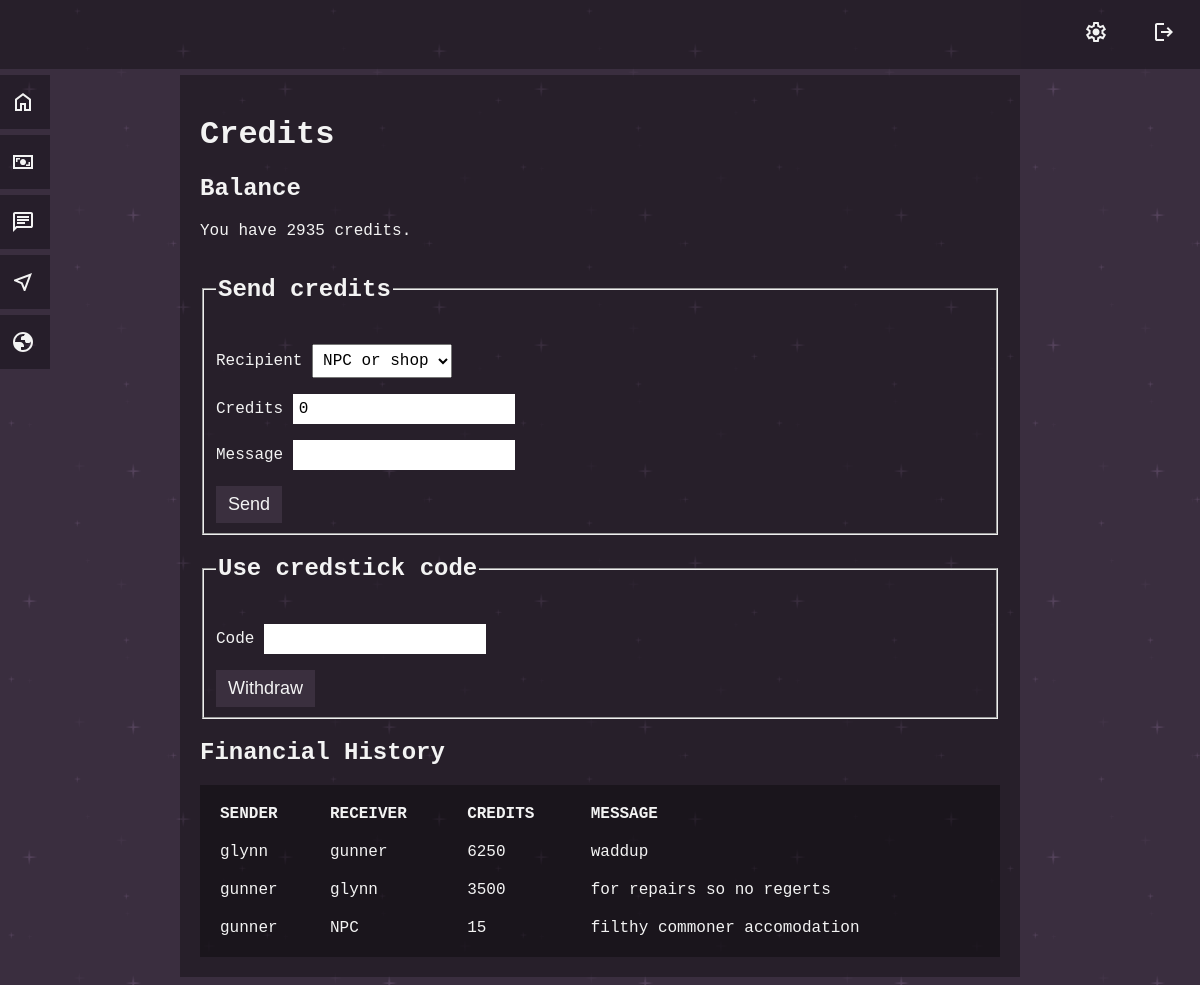
/credits (signed in), run on the app's committed database.
### tables this page shows
CREATE TABLE users (
id INTEGER PRIMARY KEY AUTOINCREMENT NOT NULL,
username TEXT NOT NULL UNIQUE,
hash TEXT NOT NULL,
admin INTEGER DEFAULT 0,
credits INTEGER DEFAULT 0, campaign INTEGER, scheme TEXT DEFAULT 'colour_scheme_purplestars.css');

CREATE TABLE financehistory (
id INTEGER PRIMARY KEY AUTOINCREMENT UNIQUE NOT NULL,
isfrom TEXT NOT NULL,
isto TEXT NOT NULL,
value INTEGER,
message TEXT
);

### app.py (the view)
@app.route("/credits")
@login_required
def credits():
    credits_balance = db.execute("SELECT credits FROM users WHERE id = ?", session["user_id"])[0]["credits"]
    user_campaign = db.execute("SELECT campaign FROM users WHERE id = ?", session['user_id'])[0]['campaign']
    send_list = db.execute("SELECT username FROM users WHERE campaign = ? AND NOT id = ?", user_campaign, session['user_id'])
    current_username = db.execute("SELECT username FROM users WHERE id = ?", session['user_id'])[0]['username']
    finance_history = db.execute("SELECT * FROM financehistory WHERE isfrom = ? OR isto = ? ORDER BY id", current_username, current_username)
    return render_template("credits.html", credits_balance=credits_balance, send_list=send_list, finance_history=finance_history)

### app.py (called while the page is built)
@app.context_processor
def inject_admin_status():
    admin_status = session.get("admin", 0)
    return dict(admin=admin_status)

@app.after_request
def after_request(response):
    response.headers["Cache-Control"] = "no-cache, no-store, must-revalidate"
    response.headers["Expires"] = 0
    response.headers["Pragma"] = "no-cache"
    return response

### helpers.py (called while the page is built)
def login_required(f):
    @wraps(f)
    def decorated_function(*args, **kwargs):
        if session.get("user_id") is None:
            return redirect("/login")
        return f(*args, **kwargs)
    return decorated_function

### templates/credits.html (shortened to what this page needs)
{% extends "layout.html" %}
{% block main %}
<h1>Credits</h1>
<h2>Balance</h2>
<p>You have {{ credits_balance }} credits.</p>
<form action="/credits_send" method="post">
    <fieldset>
        <legend>
            <h2>Send credits</h2>
        </legend>
        <p>
            <label for="credits_send_recipient">Recipient</label>
            <select name="send_credits_to" id="credits_send_recipient">
                <option value="NPC" selected>NPC or shop</option>
            </select>
        </p>
        <p>
            <label for="credits_send_amount">Credits</label>
            <input type="number" name="send_credits_amount" min="1" value="0" id="credits_send_amount" />
        </p>
        <p>
            <label for="credits_send_message">Message</label>
            <input type="text" name="send_credits_note" id="credits_send_message" />
        </p>
        <div>
            <button type="submit" class="ui_button" id="credits_send_button">Send</button>
        </div>
    </fieldset>
</form>
<form action="/credits_receive" method="post">
    <fieldset>
        <legend>
            <h2>Use credstick code</h2>
        </legend>
        <div>
            <p>
                <label for="credstick_code">Code</label>
                <input type="text" name="input_credstick_code" id="credstick_code" />
            </p>
            <div>
                <button type="submit" class="ui_button" id="credstick_button">Withdraw</button>
            </div>
        </div>
    </fieldset>
</form>
<h2>Financial History</h2>
<table class="dark_table">
    <thead>
        <tr>
            <th>SENDER</th>
            <th>RECEIVER</th>
            <th>CREDITS</th>
            <th>MESSAGE</th>
        </tr>
    </thead>
    <tbody>
        {% for line in finance_history %}
        <tr>
            <td>{{ line.isfrom }}</td>
            <td>{{ line.isto }}</td>
            <td>{{ line.value }}</td>
            <td>{{ line.message }}</td>
        </tr>
        {% endfor %}
    </tbody>
</table>
{% endblock %}

### static/style_default.css (style rules this page uses)
body { font-family: "Courier New", Courier, monospace; }
.dark_table { border: none; border-spacing: 0px; width: 100%; padding: 10px; text-align: left; }
.dark_table td, .dark_table th { padding: 10px; }
.ui_button, .warning_button { padding: 8px 12px; font-size: large; text-align: center; cursor: pointer; outline: none; border: none; }
input { border: none; font-size: 16px; font-family: "Courier New", Courier, monospace; padding: 6px; }
select { font-size: 16px; font-family: "Courier New", Courier, monospace; padding: 6px; }

### static/colour_scheme_purple.css (style rules this page uses)
body { background-color: #392e40; background-image: url("backdrop/darkPurple.png"); background-repeat: repeat; color: #f3f3f3; }
.dark_table { background-color: rgba(0, 0, 0, 0.33); }
.ui_button, .warning_button { color: #f3f3f3; background-color: rgba(58, 47, 62, 1); }

### data on the page
users: credits "2935"
financehistory: isfrom "glynn", isto "gunner", value "6250", message "waddup"
financehistory: isfrom "gunner", isto "glynn", value "3500", message "for repairs so no regerts"
financehistory: isfrom "gunner", isto "NPC", value "15", message "filthy commoner accomodation"
